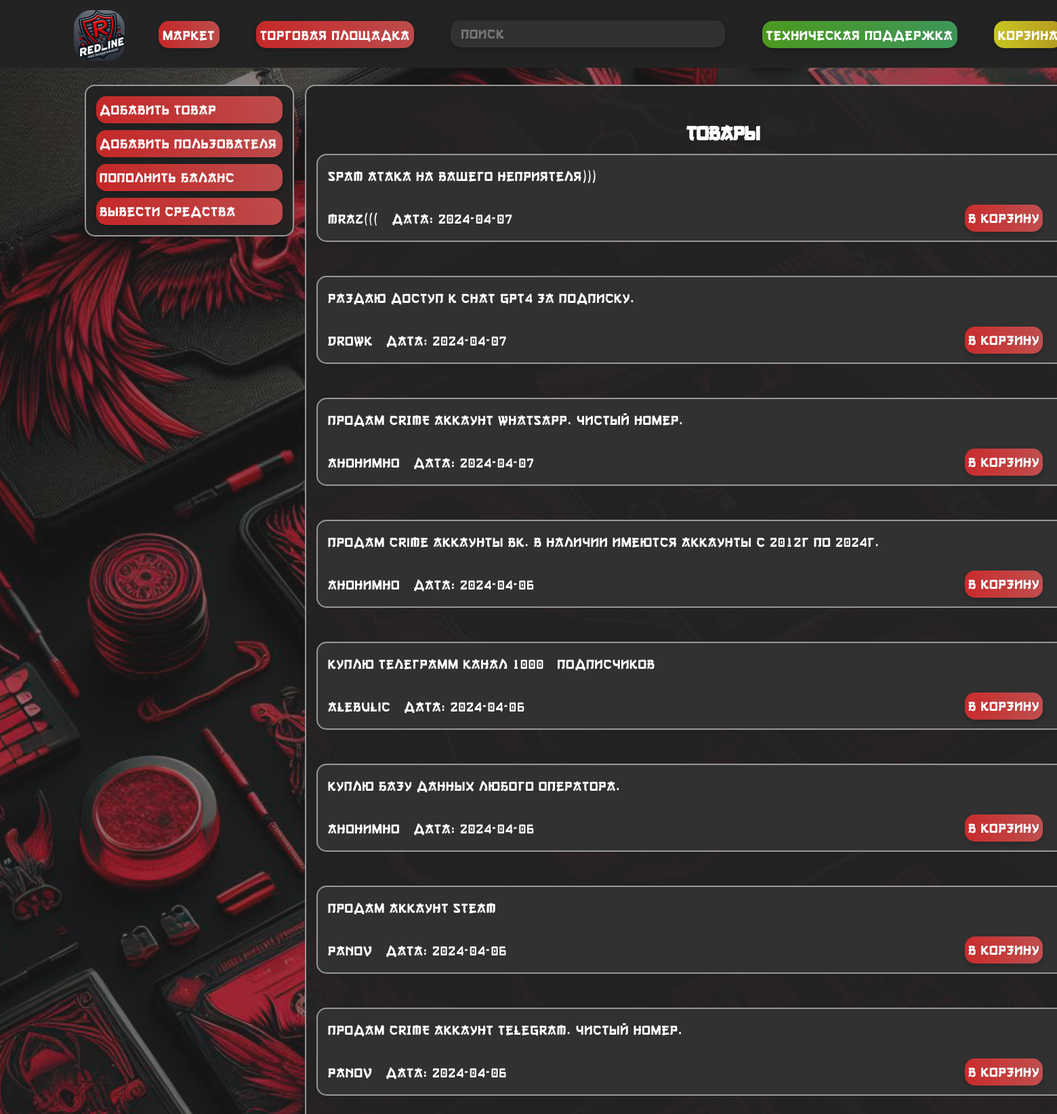
Page /home on the earlier database version.
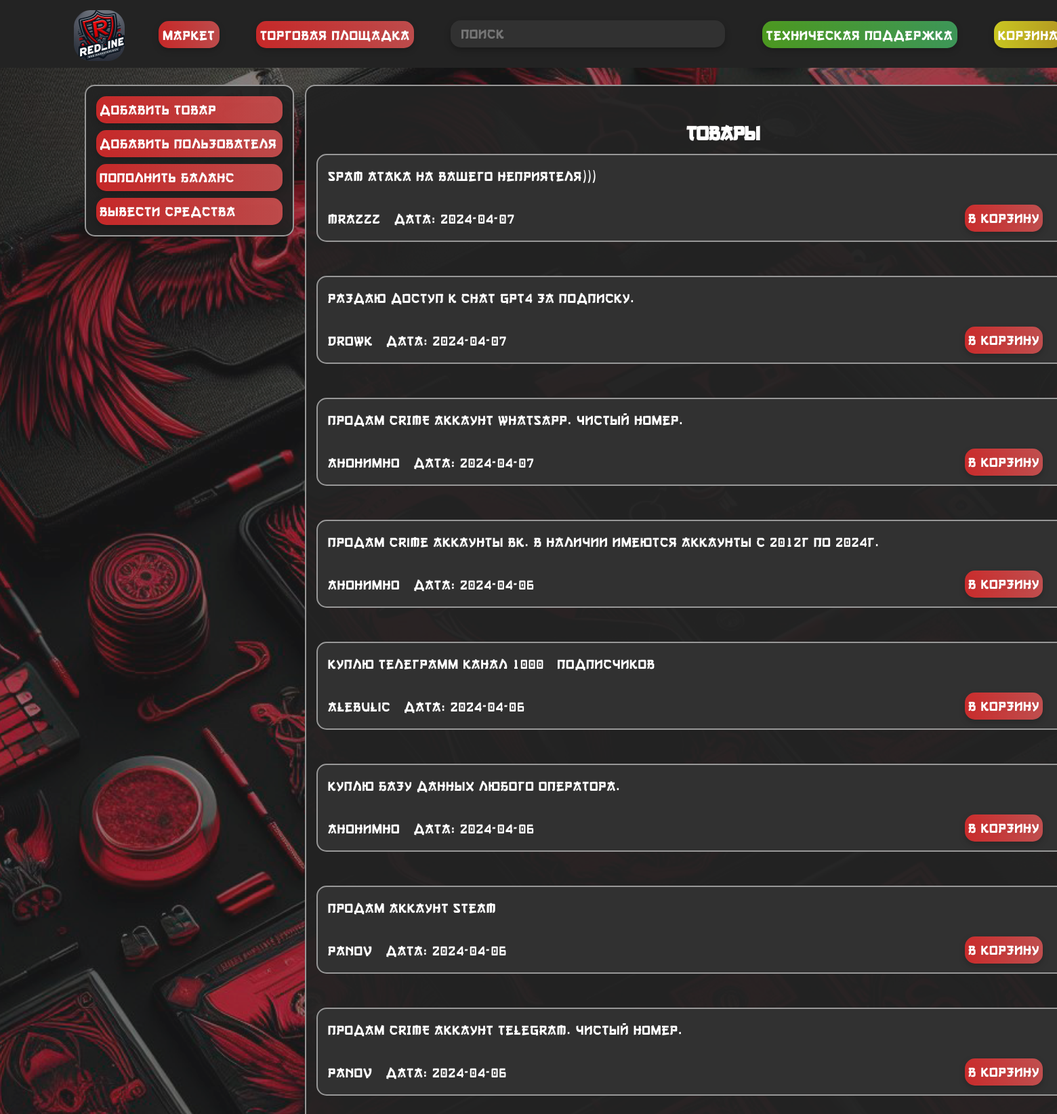
Same page on the later database version.
### main.py (models this page shows, shortened)
class Tovar(db.Model):
    id = db.Column(db.Integer, primary_key=True, autoincrement=True)
    description = db.Column(db.String(15), nullable=False, unique=True)
    login = db.Column(db.String(15), nullable=False)
    price = db.Column(db.Integer, nullable=False)
    full_description = db.Column(db.Text, nullable=False)
    connect= db.Column(db.Text, nullable=False)
    date = db.Column(db.DateTime, default=datetime.utcnow)

### main.py (the view)
@app.route('/', methods=['POST', 'GET'])
@app.route('/home', methods=['POST', 'GET'])
def index():
    tovars = Tovar.query.order_by(Tovar.date.desc()).all()
    if 'userLogged' not in session:
        username = "Войти"
        balance = "0"
        email = ""
    else:
        username = session['userLogged']
        user = User.query.filter_by(login=session['userLogged']).first()
        balance = user.balance if user else "Р"
        email = user.email if user else ""
    return render_template("index.html", tovars=tovars, username=username, balance=balance, email=email)

### templates/index.html (shortened to what this page needs)
<!DOCTYPE html>
<html lang="ru">
<head>
    <link rel="stylesheet" type="text/css" href="{{ url_for('static', filename='css/style.css') }}">
</head>
<body>
    <header>
        <div class="up">
            <img src="static\img\main\logo.png" class="logo" alt="Описание изображения">
            <div class="block_up">
                <button class="button_up">Маркет</button>
                <button class="button_up">Торговая площадка</button>
                <form action="/search" method="POST" class="search-container">
                    <input type="text" name="query" placeholder="Поиск" class="search-button">
                </form>
                <form action="/help" method="get">
                    <button class="help button_up">Техническая поддержка</button>
                </form>
                <form action="/basket" method="post">
                    <button class="button_up basket">Корзина</button>
                </form>
            </div>
        </div>
    </header>
<div class="lmenu main">
    <form action="/create-tovar-page" method="post">
        <button class="button button_lmenu">Добавить товар</button>
    </form>
    <form action="/create-user-page" method="post">
        <button class="button button_lmenu">Добавить пользователя</button>
    </form>
    <form action="/money" method="post">
        <button class="button button_lmenu">Пополнить баланс</button>
    </form>
    <form action="/help" method="get">
        <button class="button button_lmenu">Вывести средства</button>
    </form>
</div>
<main>
    <h2 class="title">Товары</h2>
    {% for el in tovars %}
        <div class="block">
        <div class="str_1">
            <p>{{el.description}}</p>
        </div>
        <div class="str_1">
            <p>{{el.login}}</p>
            <p class="date">Дата: {{el.date.date()}}</p>
            <form action="/tovar" method="post" class="buy_button">
                <button class="button">В корзину</button>
            </form>
        </div>
    </div>
    {% endfor %}
</main>
</body>
</html>

### static/css/style.css (style rules this page uses)
body { margin: 0; padding: 0; background-color: rgba(0, 0, 0, 0.5); background-image: url('back.png'); background-repeat: no-repeat; background-position: center center; background-attachment: fixed; -webkit-background-size: cover; -moz-background-size: cover; -o-background-size: cover; background-size: cover; }
header { background-color: #232323; color: white; height: 100px; padding: 0px; position: fixed; top: 0; left: 0; width: 100%; z-index: 5; }
.logo { position: absolute; top: 0px; left: 0px; width: 75px; height: 75px; }
.up { font-family: 'Gang of Three[RUS by Daymarius]', sans-serif; position: absolute; margin-top: 15px; margin-left: 7%; margin-right: 7%; height: 55px; width: 1600px; display: inline-flex; }
.block_up { margin-left: 100px; margin-top: 15px; position: relative; }
.search-container { display: inline-block; vertical-align: middle; }
.button { font-family: 'Gang of Three[RUS by Daymarius]'; display: inline-flex; background: linear-gradient(90deg, rgba(255, 45, 45, 0.75) 0%, rgba(242, 91, 91, 0.75) 100%); color: white; border-radius: 15px; border: none; font-size: 20px; cursor: pointer; transition: background-color 0.3s; filter: drop-shadow(0px 4px 4px rgba(0, 0, 0, 0.25)); height: 40px; line-height: 40px; letter-spacing: 1px; margin-left: 15px; margin-right: 15px; margin-top: 10px; display: flex; flex-direction: column; padding: 0px 5px; text-decoration: none; }
.button_up { font-family: 'Gang of Three[RUS by Daymarius]'; display: inline-flex; background: linear-gradient(90deg, rgba(255, 45, 45, 0.75) 0%, rgba(242, 91, 91, 0.75) 100%); color: white; border-radius: 15px; border: none; font-size: 20px; cursor: pointer; transition: background-color 0.3s; filter: drop-shadow(0px 4px 4px rgba(0, 0, 0, 0.25)); margin-left: 25px; height: 40px; line-height: 40px; letter-spacing: 1px; margin-left: 25px; margin-right: 25px; }
.search-button { font-family: 'Gang of Three[RUS by Daymarius]'; background-color: #313131; color: #989898; padding: 0px 15px; border: none; text-align: left; font-size: 20px; cursor: pointer; border-radius: 15px; margin-left: 25px; margin-right: 25px; width: 375px; filter: drop-shadow(0px 4px 4px rgba(0, 0, 0, 0.25)); display: inline-block; height: 40px; line-height: 40px; letter-spacing: 1px; margin-bottom: 7px; }
.help { background: linear-gradient(90deg, rgba(92, 194, 33, 0.75) 0%, rgba(72, 190, 108, 0.75) 100%); }
.basket { background: linear-gradient(90deg, rgba(255, 251, 35, 0.76) 0%, rgba(231, 195, 35, 0.75) 100%); }
.title { position: relative; text-align: center; line-height: 20px; padding-bottom: 10px; top: 15px; }
main { font-family: 'Gang of Three[RUS by Daymarius]'; background-color: rgba(35, 35, 35, 0.95); color: white; height: auto; padding: 0px 15px; text-align: left; font-size: 20px; cursor: pointer; border-radius: 15px; margin-left: 450px; width: 1200px; padding-bottom:100px ; border: 2px solid #989898; position: relative; top: 125px; }
.block { background-color: #313131; font-family: 'Gang of Three[RUS by Daymarius]'; color: white; padding: 0px 15px; border: none; text-align: left; font-size: 20px; cursor: pointer; border-radius: 15px; margin-bottom: 50px; border: 2px solid #989898; }
.str_1 { display: flex; flex-direction: row; letter-spacing: 1px; }
.buy_button { position:absolute; display: flex; height: 35px; width: auto ; margin-left: 925px; margin-bottom: 20px; letter-spacing: 1px; }
form { display: inline-block; }
.date { margin-left: 20px; }
.lmenu { font-family: 'Gang of Three[RUS by Daymarius]'; float: left; position: fixed; background-color: rgba(35, 35, 35, 0.95); color: white; border: none; text-align: left; font-size: 20px; cursor: pointer; border-radius: 15px; display: flex; flex-direction: column; align-items: center; margin-left: 125px; margin-top: 125px; padding-bottom: 15px; padding-top: 5px; display: flex; flex-direction: column; align-items: flex-start; border: 2px solid #989898; }
.button_lmenu { width: 275px; }
.title { font-family: 'Gang of Three[RUS by Daymarius]'; text-align: center; padding-top: 20px; }
input, textarea { font-family: 'Arial'; }

Differences in the rows shown:
changed Tovar "Spam атака на вашего неприятеля)))": login "Mraz(((" → "Mrazzz"
